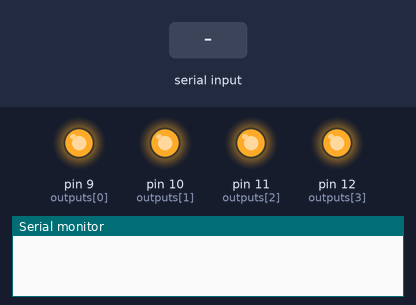
Recording of a sketch running on a simulated Arduino Uno, built with avr-gcc and run on an emulated ATmega328P. Shown: output pins drawn as LEDs (lit = HIGH), the last lines printed to the serial monitor. The inputs (shaded band) are chosen by the test bench.

Above: at 1.2 s.
1.3 s: "90\n" received over Serial
At 2.6 s:
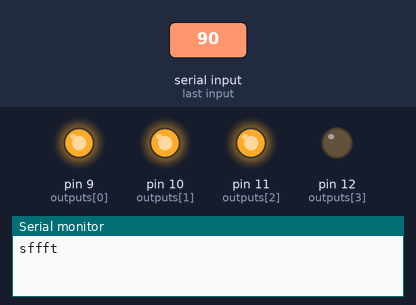
2.9 s: "t90\n" received over Serial
Timing chart, 0 to 5.9 s (numbered marks = the images above; inputs shaded):
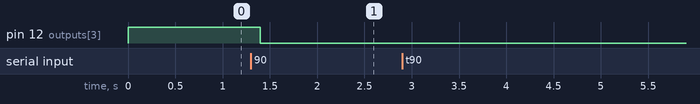

Measured:
- after the input at 1.3 s, pin 12 (outputs[3]): HIGH → LOW after 0.10 s

The sketch:

Bluetooth_Recv.ino
```cpp
#define chNum 4
#define ON LOW
#define OFF HIGH
#define SEC 1000
String incomingMsg; // for incoming serial data
unsigned int outputs[chNum] = {9,10,11,12};
bool updateStates = false;
bool timerOn[chNum] = {false};
//bool sendStates = false;
bool states[chNum];
bool nextStates[chNum];
unsigned long timeDelay = 0;
unsigned long startTime;
unsigned long endTime[chNum];
unsigned long prevTime[chNum];
char sendCh = 's';
char timerCh = 't';

// the setup function runs once when you press reset or power the board
void setup() {
  // initialize digital pin LED_BUILTIN as an output.
  for (int i=0; i<chNum; i++){
      states[i] = nextStates[i] = OFF;
      pinMode(outputs[i], OUTPUT);
      digitalWrite(outputs[i], states[i]);
  }
  Serial.begin(115200);
  Serial.setTimeout(100);
}

void readSerial(){
  // read the incoming byte:
      startTime = millis();
      incomingMsg = Serial.readString();
      if (incomingMsg[0] = 's'){
          int channel = incomingMsg[1] - '1';
          char newState = (incomingMsg[2] == 't') ? ON : OFF;
      // without timer
          if( incomingMsg[2] == '\n'){
            states[channel] = newState;
            timerOn[channel] = false;
            updateStates = true;
          }
      //trun on timer
          else{
            incomingMsg.remove(0, 3);
            timeDelay = incomingMsg.toInt();
            endTime[channel] = startTime + timeDelay*SEC;
            prevTime[channel] = startTime;
            nextStates[channel] = newState;
            timerOn[channel] = true;
          }
      }
      //Serial.print("I received: ");
      //Serial.println(incomingMsg);
}

void checkTimers(){
  unsigned long curTime = millis();
  for (int i=0; i<chNum; i++){
      if (timerOn[i]){
        if (curTime > endTime[i]){
          states[i] = nextStates[i];
          timerOn[i] = false;
          updateStates = true;
        }
        if (curTime - prevTime[i] >= SEC){
          Serial.print(timerCh);
          Serial.print(i+1);
          Serial.println(long(endTime[i] - curTime)/SEC);
          prevTime[i] += SEC;
        }
      }
  }
}

void sendStates(){
    Serial.print(sendCh);
    for (int i=0; i<chNum; i++)
      Serial.print((states[i] == ON) ? 't' : 'f');
    Serial.println();
}

// the loop function runs over and over again forever
void loop() {
  if (Serial.available() > 0) {
      readSerial();
  }
  // check if delay is on
  if (timerOn){
      checkTimers();
  }
  // update states of relays and send current states
  if (updateStates){
    for (int i=0; i<chNum; i++)
      digitalWrite(outputs[i], states[i]);
    updateStates = false;
    sendStates();
  }

}
```
